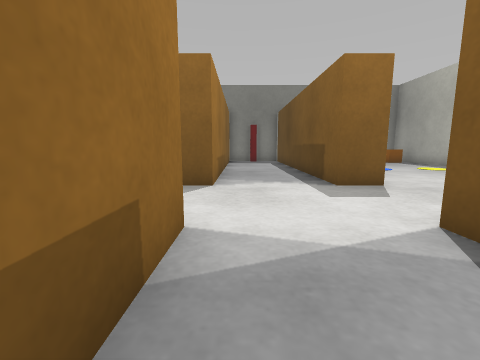
View 1 (above)

16 first-person views from a walk through a robot-simulator world made for Webots. The camera is 0.5 m above the floor, tilts 8° down and sees 90° across. The floor is counted in squares, 0.5 m on a side. Each view is taken from the middle of a square. On the plan, view 1 faces up. The plan holds only what a view shows up to about 10 squares ahead; the rest is blank. Robots are left out.

View 2
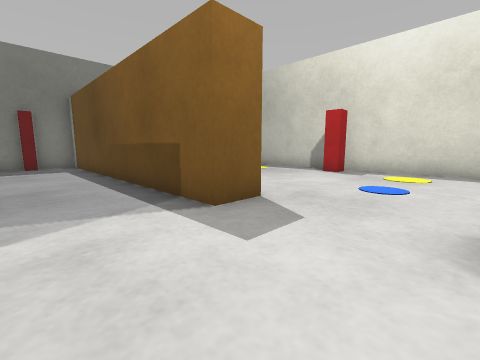

View 3
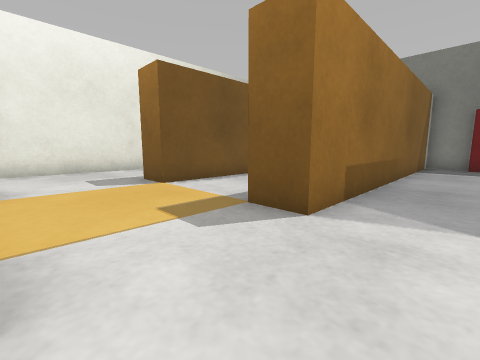

View 4
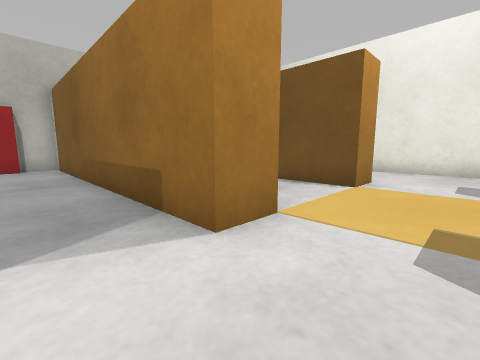

View 5
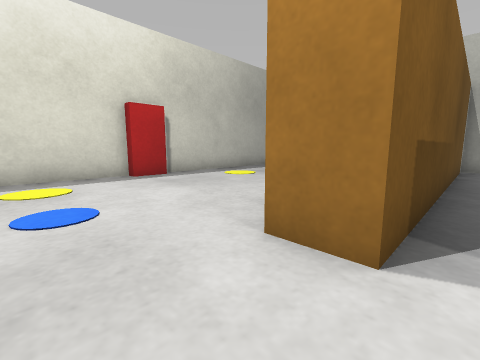

View 6
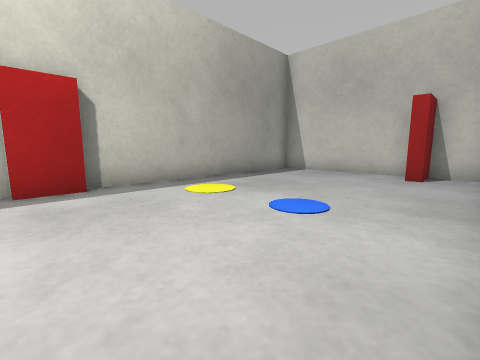

View 7
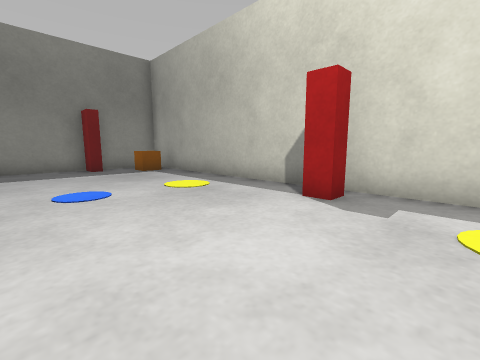

View 8
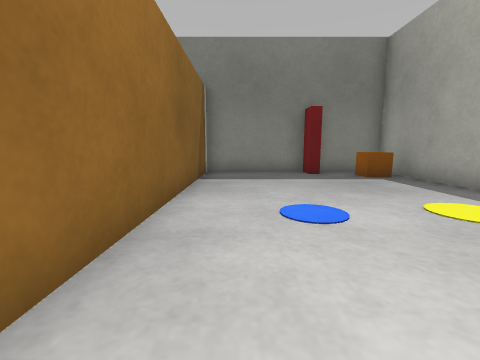

View 9
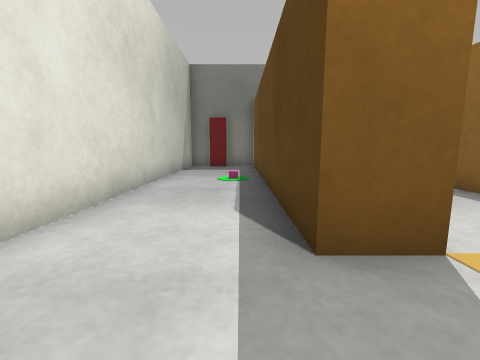

View 10
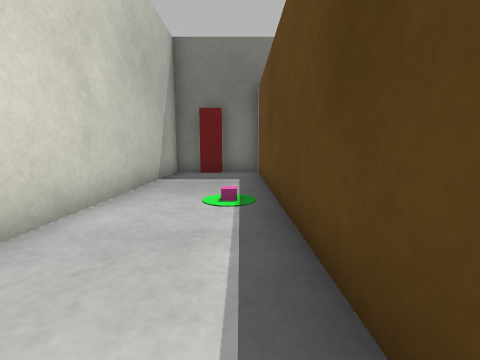

View 11
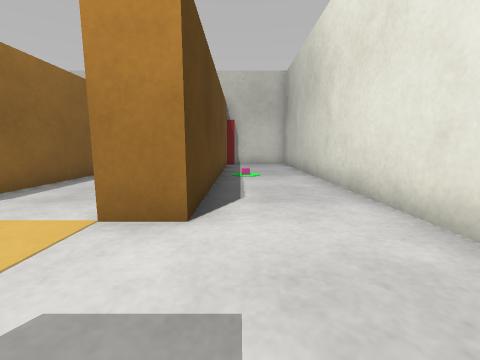

View 12
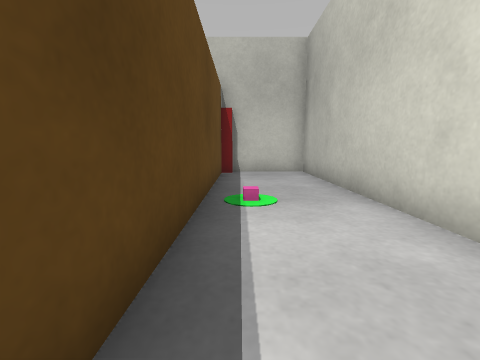

View 13
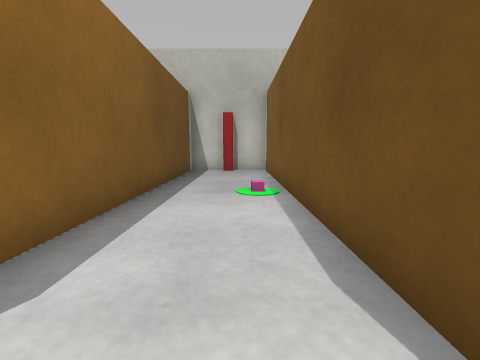

View 14
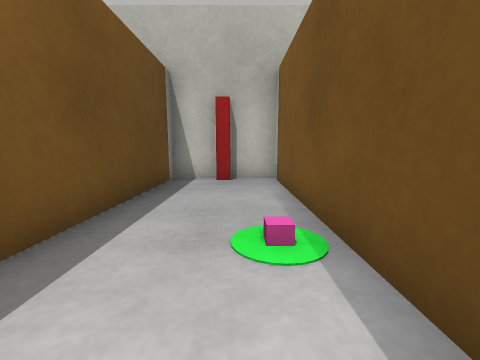

View 15
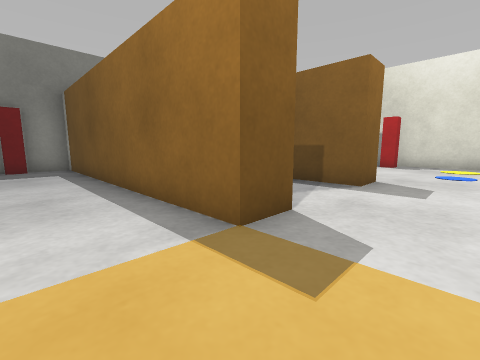

View 16
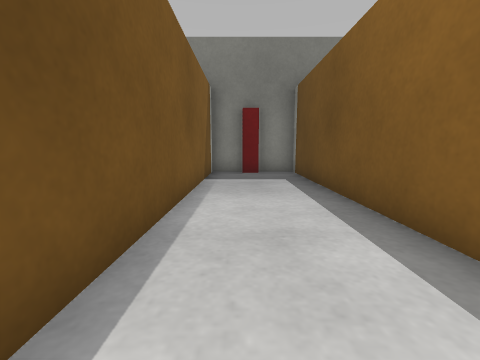

### Floor plan
Points are (right, up) in squares from view 1. A wall is a line through its corners. A room is listed if a view was taken in it or the views show most of it. See-through windows are left out.
Room 1 (views 1, 2, 3, 4, 5, 6, 7, 8, 9, 10, 11, 12, 13, 14, 15, 16)
walls: (-2, 2.9) (-0.7, 2.9) (-0.7, -7.5) (2.5, -7.5) (2.5, 2.9) (3.8, 2.9); (3.8, 6.1) (2.5, 6.1) (2.5, 15); (3.9, -7.5) (9.1, -7.5); (-0.7, 15.9) (-0.7, 6.1) (-1.9, 6.1) (-1.9, 16.5) (-5.1, 16.5) (-5.1, 6.1) (-6.3, 6.1) (-6.3, 16.5) (-9.5, 16.5) (-9.5, -7.5) (-6.3, -7.5) (-6.3, 2.9) (-5.1, 2.9) (-5.1, -7.5) (-1.9, -7.5) (-1.9, 1.1); (1.1, 16.5) (-0.1, 16.5); (10.5, -6.1) (10.5, 16.5) (3.7, 16.5) (3.7, 8.1)
objects: red box (-8, 16); red post (-7, -7); magenta box (-7, -2); magenta box (-7, 11); red post (-4, -7); magenta box (-4, -2); red post (-4, 16); red post (1, -7); red post (1, 16); red box (5, -7); red box (8, 16); orange box (9, 15) to (10, 15); red box (10, 1); pillar (10, 7)

Positions as (right, up) in squares from view 1, and headings:
1: (0, 0), facing up
2: (0, 3), facing up-right
3: (1, 3), facing up-left
4: (1, 5), facing down-left
5: (2, 5), facing down-right
6: (4, 2), facing down-right
7: (5, 5), facing up-right
8: (5, 7), facing up
9: (-7, 4), facing up
10: (-7, 7), facing up
11: (-7, 6), facing down
12: (-7, 2), facing down
13: (-4, 3), facing down
14: (-4, 0), facing down
15: (-4, 4), facing up-right
16: (-4, 7), facing up
